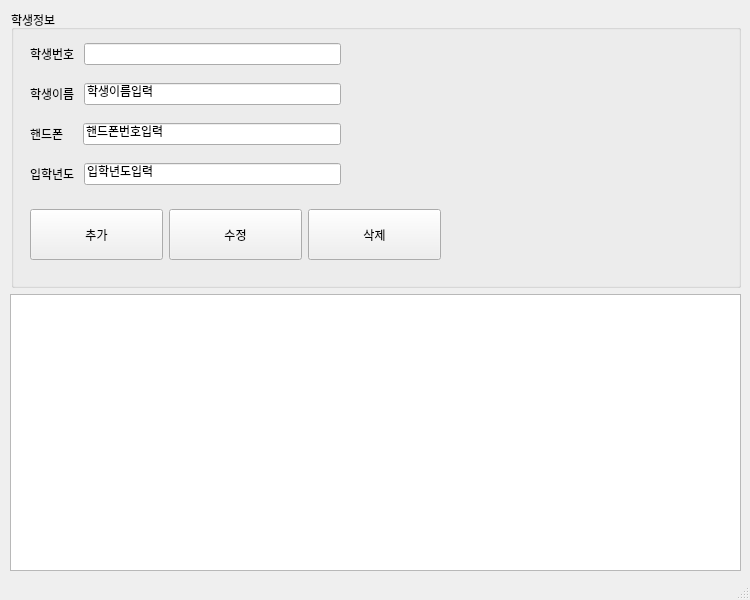
<?xml version="1.0" encoding="UTF-8"?>
<ui version="4.0">
 <class>MainWindow</class>
 <widget class="QMainWindow" name="MainWindow">
  <property name="geometry">
   <rect>
    <x>0</x>
    <y>0</y>
    <width>750</width>
    <height>600</height>
   </rect>
  </property>
  <property name="maximumSize">
   <size>
    <width>750</width>
    <height>600</height>
   </size>
  </property>
  <property name="windowTitle">
   <string>MainWindow</string>
  </property>
  <widget class="QWidget" name="centralwidget">
   <widget class="QWidget" name="verticalLayoutWidget">
    <property name="geometry">
     <rect>
      <x>10</x>
      <y>10</y>
      <width>731</width>
      <height>561</height>
     </rect>
    </property>
    <layout class="QVBoxLayout" name="verticalLayout">
     <item>
      <layout class="QHBoxLayout" name="horizontalLayout">
       <property name="sizeConstraint">
        <enum>QLayout::SetFixedSize</enum>
       </property>
       <item>
        <spacer name="verticalSpacer">
         <property name="orientation">
          <enum>Qt::Vertical</enum>
         </property>
         <property name="sizeType">
          <enum>QSizePolicy::Expanding</enum>
         </property>
         <property name="sizeHint" stdset="0">
          <size>
           <width>1</width>
           <height>40</height>
          </size>
         </property>
        </spacer>
       </item>
       <item>
        <widget class="QGroupBox" name="groupBox">
         <property name="sizePolicy">
          <sizepolicy hsizetype="MinimumExpanding" vsizetype="Preferred">
           <horstretch>0</horstretch>
           <verstretch>0</verstretch>
          </sizepolicy>
         </property>
         <property name="title">
          <string>학생정보</string>
         </property>
         <widget class="QWidget" name="verticalLayoutWidget_2">
          <property name="geometry">
           <rect>
            <x>19</x>
            <y>21</y>
            <width>311</width>
            <height>170</height>
           </rect>
          </property>
          <layout class="QVBoxLayout" name="verticalLayout_2">
           <item>
            <layout class="QHBoxLayout" name="horizontalLayout_4">
             <item>
              <widget class="QLabel" name="label">
               <property name="text">
                <string>학생번호 </string>
               </property>
              </widget>
             </item>
             <item>
              <widget class="QLineEdit" name="input_std_id">
               <property name="inputMask">
                <string/>
               </property>
               <property name="maxLength">
                <number>32764</number>
               </property>
               <property name="readOnly">
                <bool>true</bool>
               </property>
              </widget>
             </item>
            </layout>
           </item>
           <item>
            <layout class="QHBoxLayout" name="horizontalLayout_5">
             <item>
              <widget class="QLabel" name="label_2">
               <property name="text">
                <string>학생이름 </string>
               </property>
              </widget>
             </item>
             <item>
              <widget class="QLineEdit" name="input_std_name">
               <property name="inputMask">
                <string>학생이름입력</string>
               </property>
              </widget>
             </item>
            </layout>
           </item>
           <item>
            <layout class="QHBoxLayout" name="horizontalLayout_7">
             <item>
              <widget class="QLabel" name="label_3">
               <property name="text">
                <string>핸드폰    </string>
               </property>
              </widget>
             </item>
             <item>
              <widget class="QLineEdit" name="input_std_mobile">
               <property name="inputMask">
                <string>핸드폰번호입력</string>
               </property>
              </widget>
             </item>
            </layout>
           </item>
           <item>
            <layout class="QHBoxLayout" name="horizontalLayout_6">
             <item>
              <widget class="QLabel" name="label_4">
               <property name="text">
                <string>입학년도 </string>
               </property>
              </widget>
             </item>
             <item>
              <widget class="QLineEdit" name="input_std_regyear">
               <property name="inputMask">
                <string>입학년도입력</string>
               </property>
              </widget>
             </item>
            </layout>
           </item>
          </layout>
         </widget>
         <widget class="QWidget" name="horizontalLayoutWidget_7">
          <property name="geometry">
           <rect>
            <x>19</x>
            <y>199</y>
            <width>411</width>
            <height>51</height>
           </rect>
          </property>
          <layout class="QHBoxLayout" name="buttonArea">
           <item>
            <widget class="QPushButton" name="btn_insert">
             <property name="sizePolicy">
              <sizepolicy hsizetype="Minimum" vsizetype="MinimumExpanding">
               <horstretch>0</horstretch>
               <verstretch>0</verstretch>
              </sizepolicy>
             </property>
             <property name="text">
              <string>추가</string>
             </property>
            </widget>
           </item>
           <item>
            <widget class="QPushButton" name="btn_modify">
             <property name="sizePolicy">
              <sizepolicy hsizetype="Minimum" vsizetype="MinimumExpanding">
               <horstretch>0</horstretch>
               <verstretch>0</verstretch>
              </sizepolicy>
             </property>
             <property name="text">
              <string>수정</string>
             </property>
            </widget>
           </item>
           <item>
            <widget class="QPushButton" name="btn_delete">
             <property name="sizePolicy">
              <sizepolicy hsizetype="Minimum" vsizetype="MinimumExpanding">
               <horstretch>0</horstretch>
               <verstretch>0</verstretch>
              </sizepolicy>
             </property>
             <property name="text">
              <string>삭제</string>
             </property>
            </widget>
           </item>
          </layout>
         </widget>
        </widget>
       </item>
      </layout>
     </item>
     <item>
      <layout class="QHBoxLayout" name="horizontalLayout_2">
       <item>
        <widget class="QTableWidget" name="tableWidget">
         <property name="maximumSize">
          <size>
           <width>16777215</width>
           <height>320</height>
          </size>
         </property>
        </widget>
       </item>
      </layout>
     </item>
    </layout>
   </widget>
  </widget>
  <widget class="QStatusBar" name="statusbar"/>
 </widget>
 <resources/>
 <connections/>
</ui>
